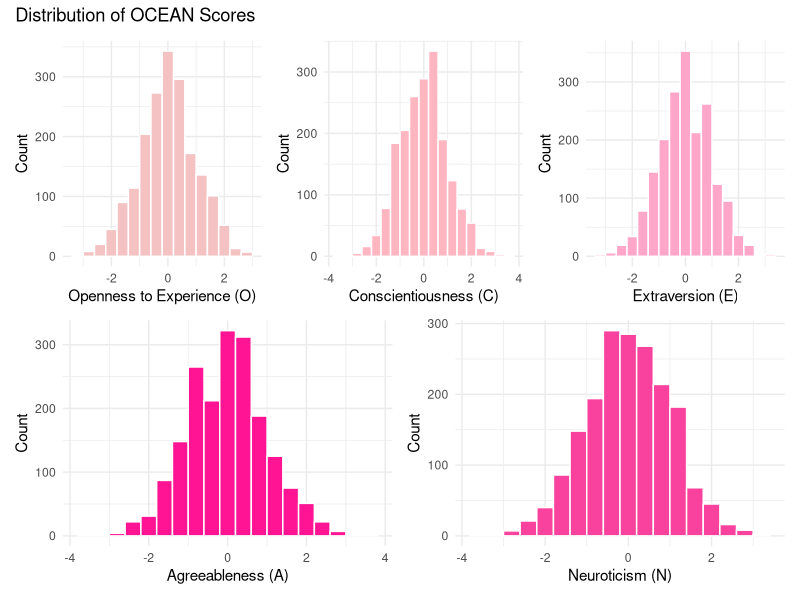
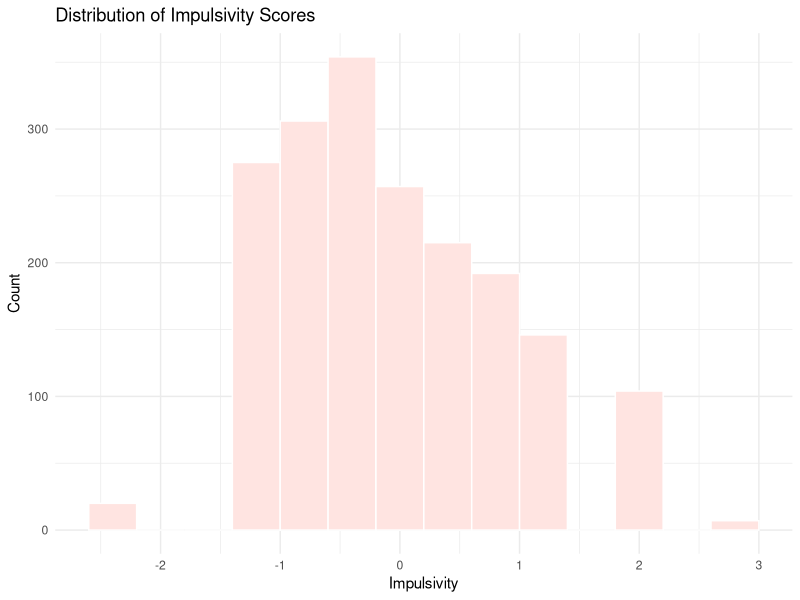
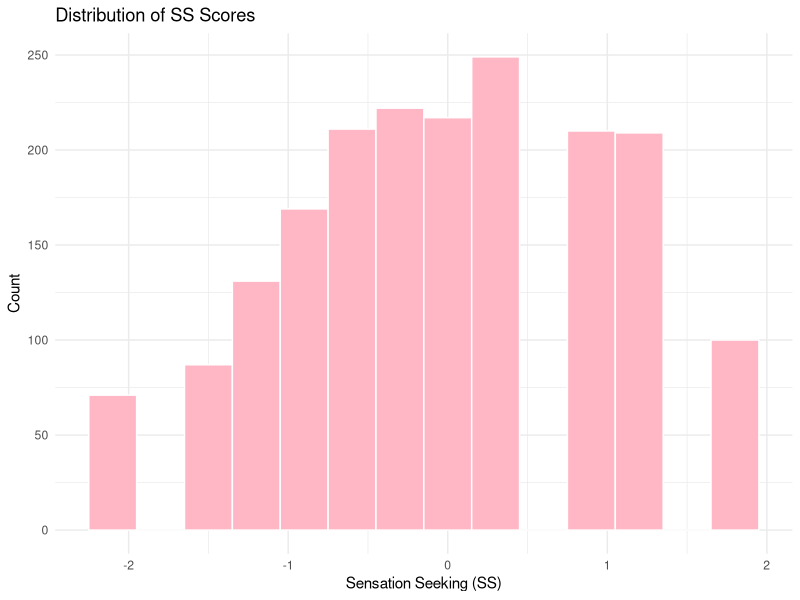
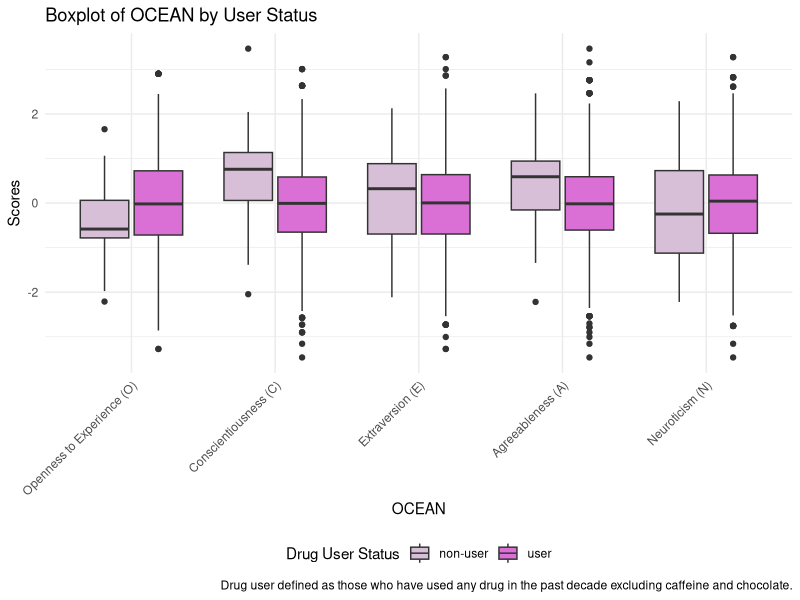
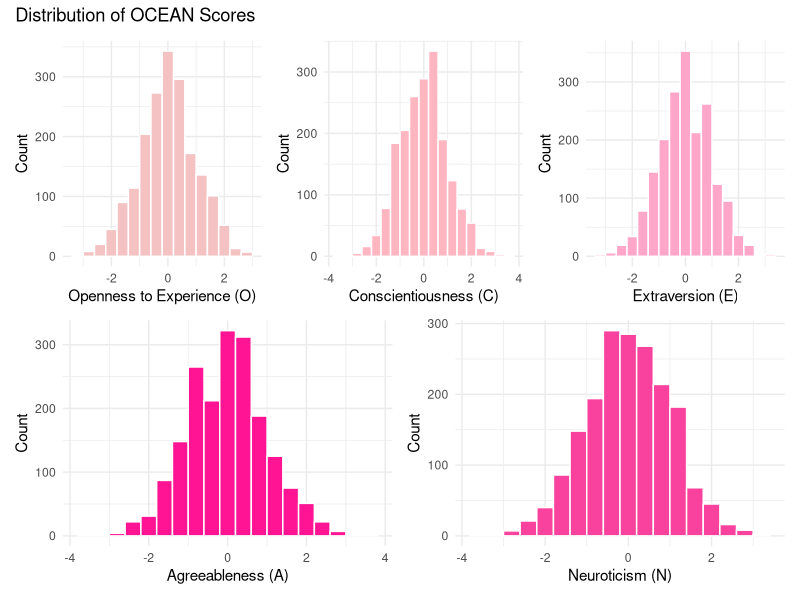
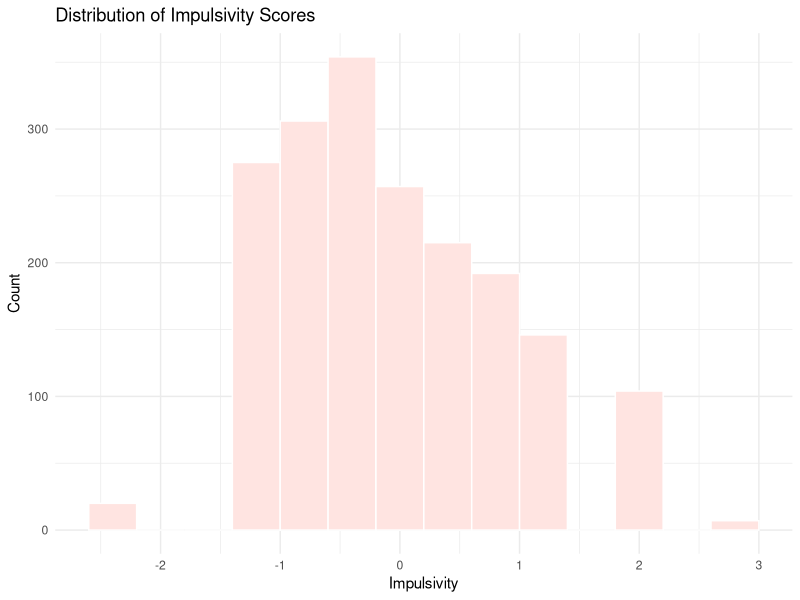
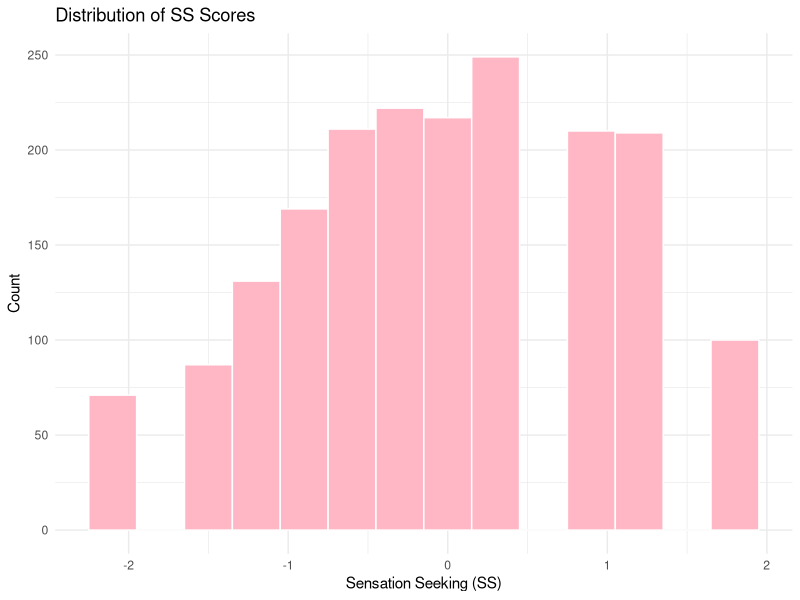
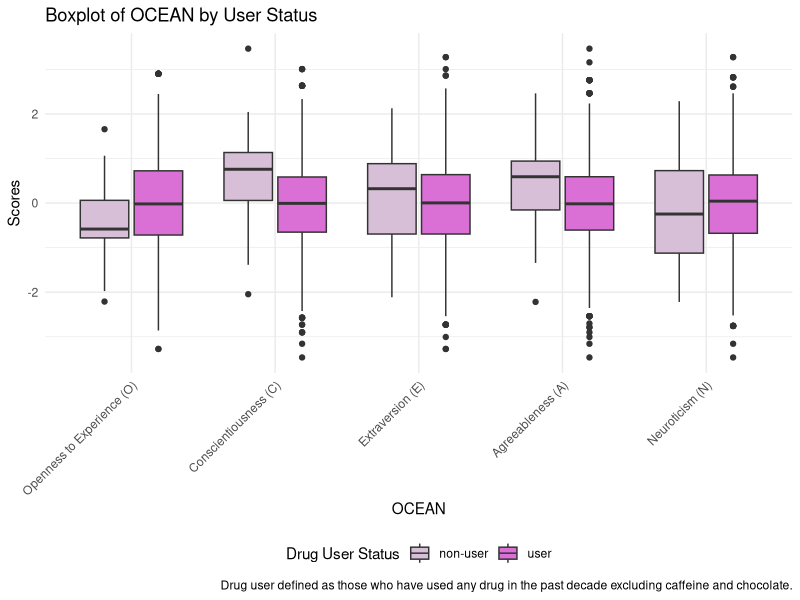

Write R code to recreate these figures, in order.
## ---- chunk 1
# Load in relevant libraries
library(tidyverse)
library(patchwork)

# default options
knitr::opts_chunk$set(
  fig.width = 6,
  fig.asp = .6,
  out.width = "90%"
)

theme_set(theme_minimal() + theme(legend.position = "bottom"))

options(
  ggplot2.continuous.colour = "viridis",
  ggplot2.continuous.fill = "viridis"
)

scale_colour_discrete = scale_colour_viridis_d
scale_fill_discrete = scale_fill_viridis_d

## ---- chunk 2
# Read in cleaned dataset
drug_data = read_csv("data/cleaned_drug_data.csv") |>
  mutate(
    Gender = as.factor(Gender))

# Create version of the dataset where we collapse drug levels across all drug use columns into a binary user vs. non-user indicator "user_status"
# 0-1: non-user
# 2–6: user
usage_data = drug_data |>
  mutate(across(14:31, ~ factor(ifelse(.x %in% 0:1, "non-user",
                         ifelse(.x %in% 2:6, "user", NA)),
                        levels = c("non-user", "user"))),
         # define user as those who have used any drug in the past decade excluding chocolate and caffeine
         user_status = factor(if_else(rowSums(across(c(14:31, -18, -20)) == "user", na.rm = TRUE) > 0, 
                                          "user", "non-user"),
                          levels = c("non-user", "user")))

# Gender
# 0: male
# 1: female

# Drug use
# 0: never used
# 1: used over a Decade Ago
# 2: used in Last Decade
# 3: used in Last Year
# 4: used in Last Month
# 5: used in Last Week
# 6: used in Last Day

# Age
# 1: 18-24
# 2: 25-34
# 3: 35-44
# 4: 45-54
# 5: 55-64
# 6: 65+

## ---- chunk 3
O_hist = drug_data |> 
  ggplot(aes(x = Oscore)) + 
  geom_histogram(fill = "#F4C2C2", color = "white", binwidth = 0.4) +
  labs(
    x = "Openness to Experience (O)",
    y = "Count"
  ) 
C_hist = drug_data |> 
  ggplot(aes(x = Cscore)) + 
  geom_histogram(fill = "#FFB6C1", color = "white", binwidth = 0.4) +
  labs(
    x = "Conscientiousness (C)",
    y = "Count"
  ) 

E_hist = drug_data |> 
  ggplot(aes(x = Escore)) + 
  geom_histogram(fill = "#FFA6C9", color = "white", binwidth = 0.4) +
  labs(
    x = "Extraversion (E)",
    y = "Count"
  ) 

A_hist = drug_data |> 
  ggplot(aes(x = Ascore)) + 
  geom_histogram(fill = "#FF1493", color = "white", binwidth = 0.4) +
  labs(
    x = "Agreeableness (A)",
    y = "Count"
  ) 

N_hist = drug_data |> 
  ggplot(aes(x = Nscore)) + 
  geom_histogram(fill = "#F9429E", color = "white", binwidth = 0.4) +
  labs(
    x = "Neuroticism (N)",
    y = "Count"
  ) 

OCEAN_hist = (O_hist + C_hist + E_hist) / (A_hist + N_hist) + 
  plot_annotation(
    title = "Distribution of OCEAN Scores"
  )

OCEAN_hist
ggsave("figs/hist_ocean.png", OCEAN_hist)

## ---- chunk 4
impulsivity_hist = drug_data |> 
  ggplot(aes(x = Impulsive)) + 
  geom_histogram(fill = "#FFE4E1", color = "white", binwidth = 0.4) +
  labs(
    x = "Impulsivity",
    y = "Count",
    title = "Distribution of Impulsivity Scores"
  ) 

impulsivity_hist
ggsave("figs/hist_impulsivity.png", impulsivity_hist)

## ---- chunk 5
SS_hist = drug_data |> 
  ggplot(aes(x = SS)) + 
  geom_histogram(fill = "#FFB7C5", color = "white", binwidth = 0.3) +
  labs(
    x = "Sensation Seeking (SS)",
    y = "Count",
    title = "Distribution of SS Scores"
  ) 

SS_hist
ggsave("figs/hist_impSS.png", SS_hist)

## ---- chunk 6
OCEAN_boxplot = usage_data |> 
  pivot_longer(
    Nscore:Cscore,
    names_to = "OCEAN", 
    values_to = "Score") |> 
  mutate(OCEAN = fct_relevel(OCEAN, c("Oscore", "Cscore", "Escore", "Ascore", "Nscore"))) |>
  ggplot(aes(x = OCEAN, y = Score, fill = user_status)) + 
  geom_boxplot() +
  labs(
    x = "OCEAN",
    y = "Scores",
    fill = "Drug User Status",
    title = "Boxplot of OCEAN by User Status",
    caption = "Drug user defined as those who have used any drug in the past decade excluding caffeine and chocolate."
  ) +
  scale_fill_manual(values = c("non-user" = "#D8BFD8", "user" = "#DA70D6")) +
  scale_x_discrete(labels = c("Openness to Experience (O)", "Conscientiousness (C)", "Extraversion (E)",
                              "Agreeableness (A)", "Neuroticism (N)")) +
  theme(axis.text.x = element_text(angle = 45, hjust = 1))

OCEAN_boxplot
ggsave("figs/box_ocean_user.png", OCEAN_boxplot)

## ---- chunk 7

## ---- chunk 8

## ---- chunk 9
